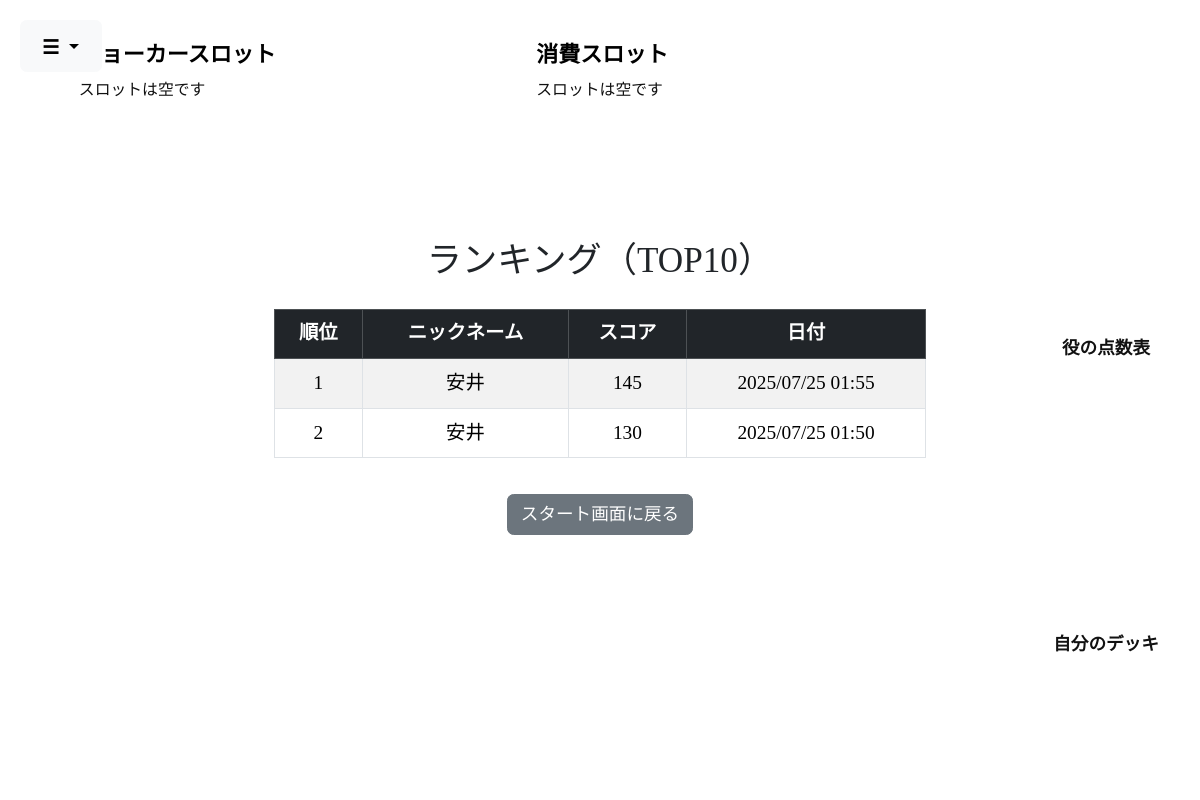
/ranking/, run on an earlier commit of the app's database.
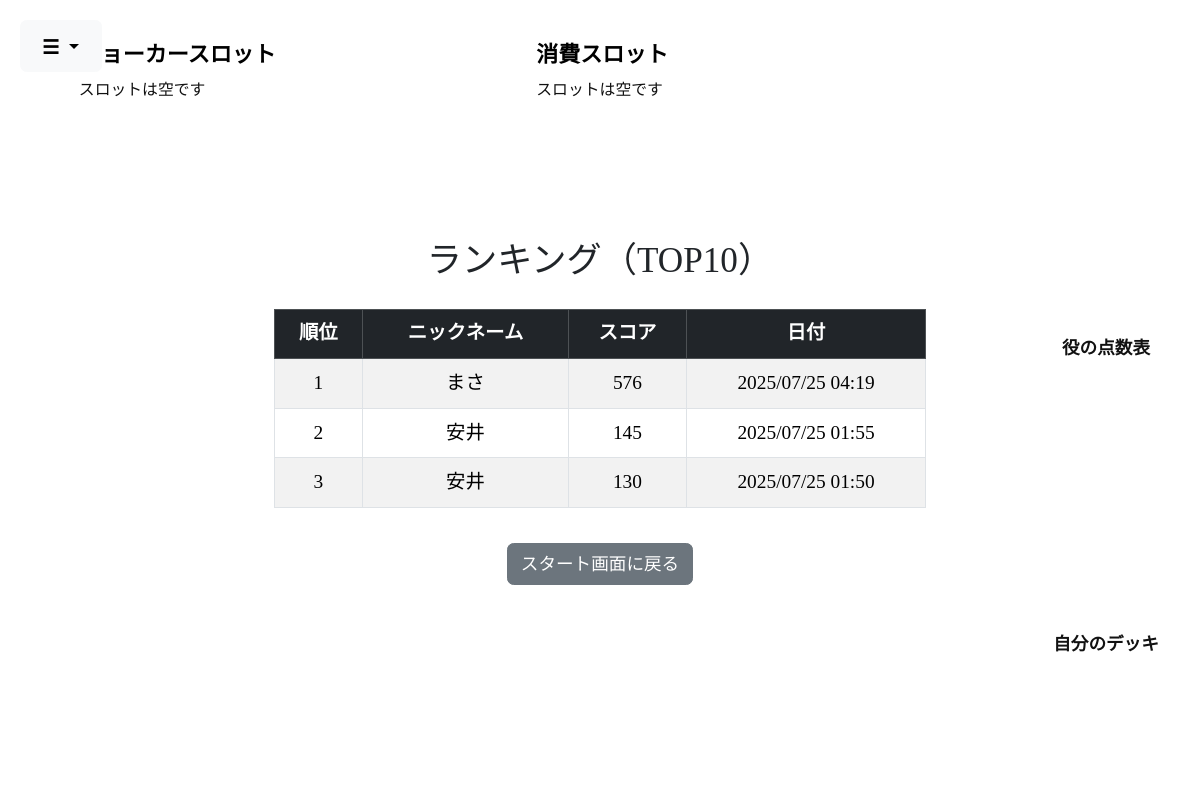
And on a later commit of the database.
### game/models.py (models this page shows, shortened)
class RankRecord(models.Model):
    nickname = models.CharField(max_length=30)
    score = models.PositiveIntegerField()
    date = models.DateTimeField(auto_now_add=True)

### game/views.py (the view)
# urls.py: path("ranking/", views.RankingView.as_view(), name="ranking"),
class RankingView(TemplateView):
    template_name = "game/ranking.html"
    def get_context_data(self, **kwargs):
        context = super().get_context_data(**kwargs)
        context["top_scores"] = RankRecord.objects.order_by("-score")[:10]
        return context

### game/context_processors.py (called while the page is built, shortened)
def card_slots(request):
    game_id = request.session.get("game_id")
    if not game_id:
        return {}

def score_table_context(request):
    raw_table = {
        (0, 0): 2, (0, 1): 3, (1, 0): 3,
        (0, 2): 5, (1, 1): 5, (2, 0): 7,
        (0, 3): 11, (1, 2): 11, (2, 1): 13,
        (3, 0): 17, (0, 4): 19, (1, 3): 19,
        (2, 2): 23, (4, 0): 29
    }
    items = [ (f"{k[0]}H{k[1]}B", v) for k, v in raw_table.items() ]
    paired_rows = [ items[i:i+2] for i in range(0, len(items), 2) ]
    return {'score_table_rows': paired_rows}

### templates/game/ranking.html (shortened to what this page needs)
{% extends "game/base.html" %}
{% block content %}
<div class="container text-center" style="margin-top: 30vh; font-family: 'Cinzel', serif !important;">
    <h2 class="text-dark">ランキング（TOP10）</h2>
    <div class="mx-auto" style="width: 60%;">
        <table class="table table-striped table-bordered mt-4">
            <thead class="table-dark">
                <tr>
                    <th>順位</th>
                    <th>ニックネーム</th>
                    <th>スコア</th>
                    <th>日付</th>
                </tr>
            </thead>
            <tbody>
                {% for record in top_scores %}
                <tr>
                    <td>{{ forloop.counter }}</td>
                    <td>{{ record.nickname }}</td>
                    <td>{{ record.score }}</td>
                    <td>{{ record.date|date:"Y/m/d H:i" }}</td>
                </tr>
                {% empty %}
                <tr>
                    <td colspan="4">まだ記録がありません。</td>
                </tr>
                {% endfor %}
            </tbody>
        </table>
    </div>
    <a href="{% url 'game_start' %}" class="btn btn-secondary mt-3">スタート画面に戻る</a>
</div>
{% endblock %}

### templates/game/base.html (shortened to what this page needs)
{% load static %}
<!DOCTYPE html>
<html lang="ja">
<head>
    <link rel="stylesheet" href="https://cdn.jsdelivr.net/npm/bootstrap@5.3.3/dist/css/bootstrap.min.css">
</head>
<body>
<div class="dropdown" style="position: fixed; top: 20px; left: 20px; z-index: 9999;">
    <button class="btn btn-outline-light dropdown-toggle text-black bg-light"
            type="button" id="menuButton" data-bs-toggle="dropdown" aria-expanded="false">
        ☰
    </button>
</div>
<div id="score-icon" title="役の点数表" style="background-color: rgba(0, 0, 0, 0);">役の点数表</div>
<div id="deck-icon" title="デッキを表示">自分のデッキ</div>
<div class="container slot-section">
    <div class="row g-4">
        <div class="col-md-6 slot-box">
            <h5 class="text-primary">ジョーカースロット</h5>
            <ul class="list-unstyled">
                {% for card in joker_cards %}
                <li class="d-flex align-items-center mb-2" style="gap: 1rem;">
                    <div style="white-space: nowrap; overflow-x: auto; flex-grow: 1;">
                        <strong>{{ card.name }}</strong>：<small class="text-muted">{{ card.description }}</small>
                    </div>
                    <form method="post" action="{% url 'remove_slot_card' %}" style="margin: 0;">
                        {% csrf_token %}
                        <input type="hidden" name="code" value="{{ card.code }}">
                        <button type="submit"
                                class="btn btn-outline-danger btn-sm px-2 py-0"
                                style="font-size: 0.75rem; white-space: nowrap; line-height: 1;">
                            削除
                        </button>
                    </form>
                </li>
                {% empty %}
                <li>スロットは空です</li>
                {% endfor %}
            </ul>
        </div>
        <div class="col-md-6 slot-box">
            <h5 class="text-warning">消費スロット</h5>
            <ul class="list-unstyled">
                {% for card in consume_cards %}
                <li class="d-flex align-items-center mb-2" style="gap: 1rem;">
                    <div style="white-space: nowrap; overflow-x: auto; flex-grow: 1;">
                        <strong>{{ card.name }}</strong>：<small class="text-muted">{{ card.description }}</small>
                    </div>
                    <form method="post" action="{% url 'remove_slot_card' %}" style="margin: 0;">
                        {% csrf_token %}
                        <input type="hidden" name="code" value="{{ card.code }}">
                        <button type="submit"
                                class="btn btn-outline-danger btn-sm px-2 py-0"
                                style="font-size: 0.75rem; white-space: nowrap; line-height: 1;">
                            削除
                        </button>
                    </form>
                </li>
                {% empty %}
                <li>スロットは空です</li>
                {% endfor %}
            </ul>
        </div>
    </div>
</div>
<div class="container mt-3">
    {% block content %}{% endblock %}
</div>
<div class="toast-container position-fixed bottom-0 end-0 p-3" style="z-index: 1055;">
</div>
</body>
</html>

### templates/game/base.html (style rules this page uses)
html, body { margin: 0; padding: 0; height: 100%; font-family: 'Segoe UI', sans-serif; overflow-x: hidden; background-color: transparent; font-size: 1.1rem; line-height: 1.6; }
#deck-icon, #score-icon { white-space: nowrap; overflow: hidden; position: fixed; right: 2vw; width: 140px; height: 33vh; padding: 0.6rem 1rem; border-radius: 12px; font-size: 1rem; font-weight: bold; font-family: 'Cinzel', serif; color: #111; background-color: rgba(255, 255, 255, 0.2); box-shadow: 0 0 8px rgba(255,255,255,0.2); -webkit-backdrop-filter: blur(10px); backdrop-filter: blur(10px); display: flex; justify-content: center; align-items: center; cursor: pointer; transition: transform 0.2s ease-in-out; text-align: center; z-index: 10; }
#score-icon { top: calc(20vh + 7vh); }
#deck-icon { top: calc(20vh + 44vh); }
h1, h2, h3, h4, h5 { color: #111; text-shadow: 0 0 8px rgba(255, 255, 255, 0.15); }
.slot-section { position: fixed; top: 1vh; left: 50%; transform: translateX(-60%); z-index: 900; width: 80vw; max-width: 1000px; background-color: rgba(255,255,255,0.05); padding: 2vh 2vw; border-radius: 2vh; box-shadow: 0 0 3vh rgba(255, 255, 255, 0.1); }
.slot-box { background-color: white !important; z-index: 1; width: 45%; max-width: 60vw; min-width: 300px; padding: 1.5rem; background-color: rgba(255, 255, 255, 0.05); border-radius: 12px; font-size: 1.05rem; color: #111; margin: 1rem; }
.slot-box h5 { font-family: 'Cinzel', serif !important; font-weight: 900 !important; color: #000 !important; }
.slot-box ul li { font-family: 'Cinzel', serif !important; font-size: 0.90rem; white-space: nowrap; }
button.btn { font-size: 1.1rem; padding: 0.6rem 1.2rem; font-weight: 600; }

What changed in the data, as far as the page shows it:
added RankRecord: nickname "まさ", score "576", date "2025/07/25 04:19"
